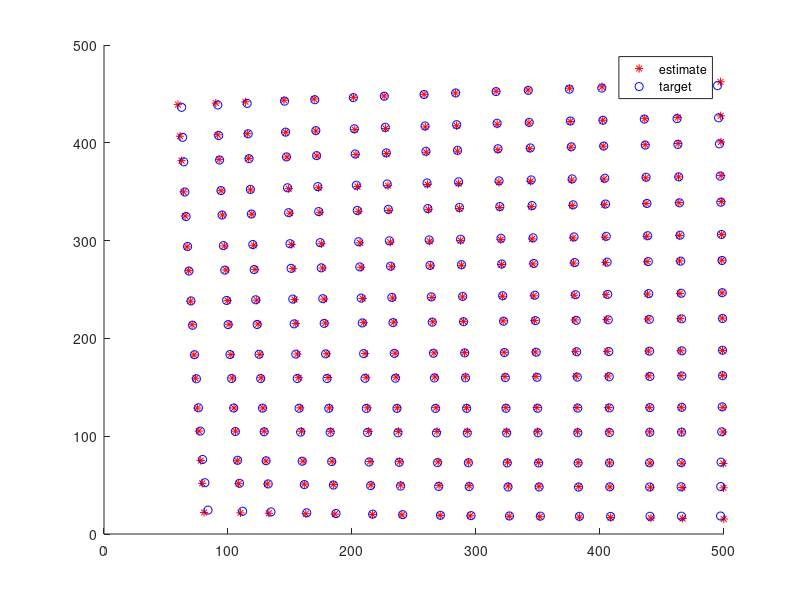
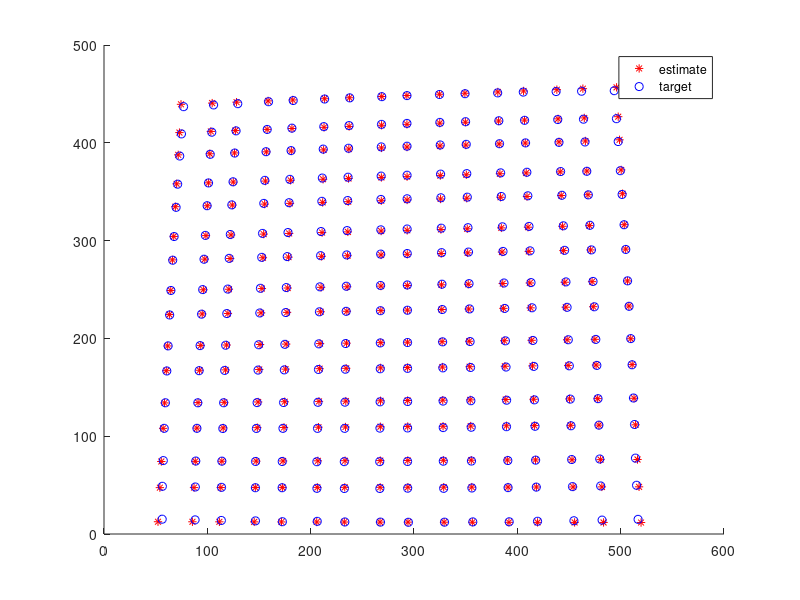
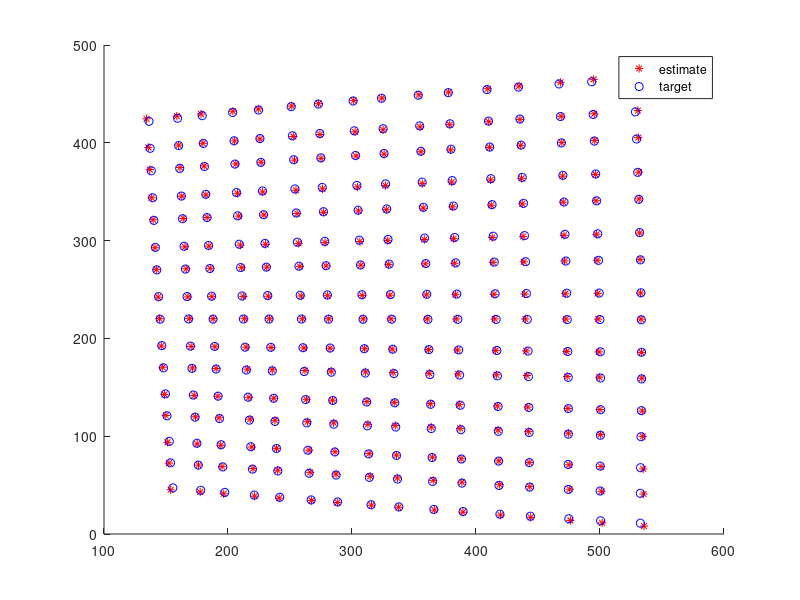
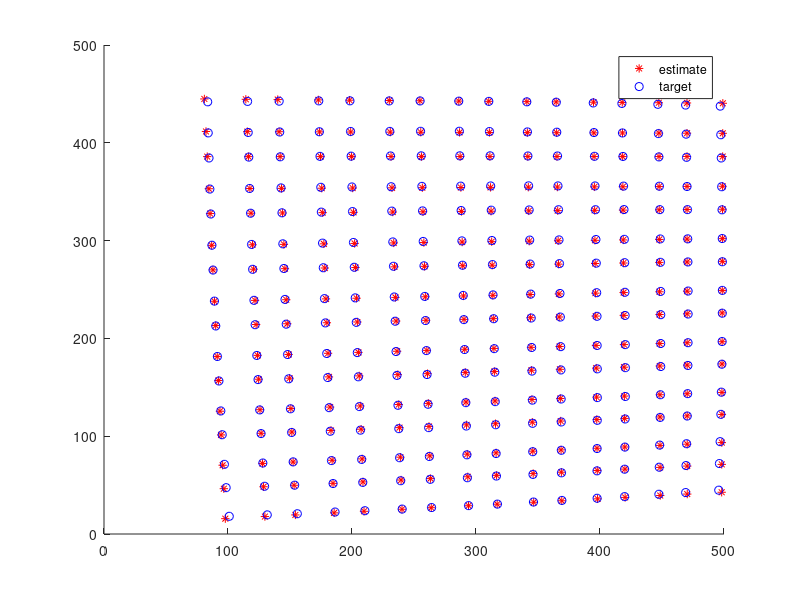

These figures' MATLAB source, in order:
clc;
clear;
close;

% x1
x1_1 = [61.2899 115.545 170.786 227.039 284.334 342.698 402.163 462.76 64.162 118.124 173.062 229 285.967 343.991 403.103 463.333 67.0009 120.674 175.311 230.937 287.581 345.269 404.032 463.9 69.8072 123.194 177.533 232.852 289.175 346.531 404.95 464.459 72.5814 125.685 179.73 234.744 290.751 347.779 405.856 465.012 75.324 128.147 181.902 236.614 292.308 349.011 406.752 465.558 78.0357 130.581 184.048 238.462 293.847 350.229 407.637 466.098 80.7169 132.988 186.17 240.289 295.368 351.433 408.511 466.631 91.6886 146.495 202.302 259.138 317.03 376.01 436.107 497.355 94.3975 148.905 204.402 260.916 318.474 377.106 436.843 497.716 97.0749 151.287 206.477 262.672 319.9 378.189 437.57 498.073 99.7214 153.641 208.528 264.408 321.31 379.259 438.288 498.425 102.337 155.968 210.555 266.124 322.702 380.316 438.997 498.773 104.924 158.268 212.558 267.819 324.078 381.361 439.697 499.116 107.481 160.542 214.538 269.495 325.438 382.393 440.39 499.456 110.009 162.789 216.495 271.151 326.782 383.413 441.074 499.791 90.1508 145.127 201.11 258.128 316.211 375.387 435.689 497.15 92.8776 147.553 203.224 259.918 317.664 376.491 436.43 497.513 95.5727 149.95 205.313 261.687 319.1 377.581 437.162 497.873 98.2365 152.32 207.377 263.434 320.519 378.659 437.885 498.227 100.87 154.662 209.418 265.161 321.921 379.723 438.599 498.578 103.473 156.977 211.434 266.868 323.306 380.775 439.304 498.924 106.046 159.266 213.427 268.555 324.675 381.814 440.001 499.265 108.59 161.528 215.397 270.222 326.028 382.841 440.69 499.603 59.6595 114.08 169.494 225.926 283.406 341.963 401.629 462.434 62.5505 116.677 171.785 227.9 285.051 343.266 402.576 463.012 65.408 119.243 174.049 229.85 286.676 344.552 403.511 463.582 68.2326 121.78 176.286 231.778 288.281 345.823 404.435 464.146 71.0248 124.287 178.498 233.682 289.867 347.079 405.348 464.702 73.7851 126.765 180.684 235.565 291.434 348.32 406.249 465.252 76.5142 129.215 182.844 237.425 292.984 349.546 407.14 465.795 79.2125 131.637 184.98 239.264 294.515 350.757 408.021 466.332];
y1_1 = [406.726 409.323 411.967 414.659 417.402 420.196 423.042 425.942 349.851 351.924 354.034 356.183 358.371 360.6 362.87 365.184 293.634 295.195 296.783 298.401 300.048 301.725 303.433 305.174 238.064 239.124 240.203 241.301 242.419 243.558 244.717 245.899 183.128 183.699 184.28 184.871 185.473 186.085 186.71 187.345 128.818 128.91 129.004 129.1 129.197 129.297 129.398 129.501 75.1201 74.7451 74.3636 73.9753 73.5801 73.1777 72.7681 72.3509 22.0259 21.194 20.3477 19.4864 18.6099 17.7176 16.8093 15.8844 408.181 410.804 413.475 416.196 418.967 421.79 424.667 427.598 351.013 353.106 355.238 357.409 359.62 361.872 364.166 366.505 294.509 296.085 297.69 299.323 300.987 302.682 304.408 306.167 238.658 239.728 240.818 241.927 243.057 244.207 245.379 246.573 183.448 184.024 184.611 185.208 185.816 186.435 187.066 187.708 128.869 128.963 129.058 129.155 129.253 129.353 129.455 129.559 74.91 74.5313 74.146 73.7539 73.3547 72.9482 72.5344 72.1129 21.5597 20.7197 19.8651 18.9953 18.1099 17.2087 16.2911 15.3566 440.634 443.561 446.541 449.577 452.669 455.819 459.03 462.302 383.087 385.477 387.911 390.389 392.914 395.485 398.106 400.776 326.211 328.077 329.977 331.911 333.881 335.887 337.932 340.015 269.994 271.348 272.726 274.128 275.557 277.012 278.494 280.004 214.425 215.278 216.146 217.03 217.93 218.846 219.78 220.731 159.493 159.857 160.227 160.604 160.987 161.378 161.776 162.181 105.187 105.072 104.956 104.837 104.716 104.593 104.468 104.341 51.4948 50.9131 50.3211 49.7186 49.1053 48.481 47.8452 47.1978 439.011 441.908 444.858 447.862 450.922 454.04 457.216 460.453 381.761 384.128 386.537 388.99 391.488 394.033 396.626 399.268 325.176 327.023 328.904 330.818 332.768 334.754 336.777 338.838 269.243 270.583 271.948 273.336 274.75 276.19 277.657 279.151 213.952 214.796 215.656 216.531 217.422 218.329 219.253 220.194 159.292 159.652 160.018 160.391 160.771 161.157 161.551 161.952 105.25 105.137 105.021 104.904 104.784 104.663 104.539 104.413 51.8177 51.2416 50.6554 50.0588 49.4516 48.8335 48.2042 47.5634];

x2_1 = [63.4392 116.28 170.833 226.868 284.39 342.947 402.379 462.127 65.2312 118.035 172.4 228.376 285.96 344.495 403.846 463.492 67.4185 119.98 174.324 230.184 287.561 346.013 405.069 464.57 70.1422 122.324 176.465 232.115 289.238 347.435 406.225 465.523 72.9891 125.085 178.698 234.155 290.9 348.604 407.1 465.975 76.1671 127.841 181.256 236.234 292.459 349.692 407.613 465.958 79.5109 130.723 183.588 238.074 293.835 350.472 407.677 465.473 83.9112 134.631 187.125 240.917 295.995 351.921 408.526 465.656 92.4627 146.45 201.849 258.878 317.018 376.125 435.73 495.629 94.3018 147.987 203.502 260.485 318.576 377.551 437.175 496.969 96.2997 149.98 205.324 262.217 320.148 379.068 438.417 497.945 98.8611 152.239 207.367 263.93 321.534 380.297 439.325 498.633 101.575 154.689 209.385 265.644 322.961 381.216 439.993 498.809 104.585 157.295 211.563 267.373 324.202 382.086 440.214 498.519 107.728 159.798 213.766 268.955 325.209 382.341 439.88 497.635 111.79 163.494 216.675 271.331 326.993 383.418 440.323 497.268 91.8064 145.612 201.073 258.088 316.171 375.249 434.984 494.75 93.2351 147.133 202.567 259.6 317.741 376.881 436.511 496.294 95.2188 148.862 204.264 261.145 319.203 378.334 437.855 497.437 97.3891 150.873 206.276 262.871 320.733 379.62 438.96 498.413 100.099 153.355 208.326 264.697 322.249 380.842 439.779 498.814 102.883 155.846 210.513 266.466 323.683 381.696 440.247 498.85 105.938 158.558 212.507 268.094 324.712 382.112 440.164 498.153 109.3 161.557 215.044 269.908 325.809 382.668 440.009 497.389 62.5872 115.462 169.969 226.055 283.586 342.184 401.455 461.18 64.2779 116.976 171.43 227.642 285.096 343.808 402.987 462.789 66.2094 118.842 173.126 229.288 286.644 345.218 404.451 464.099 68.5301 121.08 175.217 231.09 288.279 346.614 405.756 465.049 71.4364 123.508 177.56 233.038 289.954 347.974 406.666 465.813 74.5438 126.32 179.855 235.039 291.561 349.192 407.454 466.014 77.7165 129.171 182.36 237.049 292.949 350.009 407.662 465.766 81.3422 132.432 185.002 239.207 294.533 350.917 407.88 465.389 ];
y2_1 = [405.577 409.179 412.46 415.866 418.526 420.869 423.039 424.698 349.691 352.385 355.221 357.918 360.103 362.03 363.761 365.138 293.997 295.997 297.934 299.789 301.408 302.862 304.396 305.554 238.369 239.496 240.622 241.934 242.957 244.169 245.032 246.178 183.323 183.746 184.176 184.679 185.183 185.891 186.578 187.312 129.063 128.693 128.484 128.402 128.45 128.567 128.872 129.548 76.1929 74.8973 74.1033 73.3163 72.8291 72.61 72.6802 72.9943 24.4496 22.6158 20.955 19.8037 18.7811 18.2613 17.9913 18.2075 407.456 410.923 414.367 417.222 419.988 422.317 424.209 425.548 351.125 354.016 356.653 358.968 361.127 363.068 364.78 365.943 294.867 296.823 298.819 300.677 302.367 303.796 304.997 306.28 238.841 240.197 241.248 242.529 243.66 244.684 245.783 246.72 183.492 183.957 184.415 184.825 185.565 186.336 186.939 187.891 128.843 128.571 128.381 128.379 128.5 128.744 129.249 130.015 75.4124 74.4415 73.5956 72.9512 72.6854 72.6288 72.813 73.4625 23.2573 21.6713 20.3041 19.1283 18.469 18.0684 18.1197 18.3853 438.658 442.559 446.179 449.416 452.371 454.835 456.889 458.475 382.382 385.583 388.578 391.314 393.938 395.917 397.648 398.904 326.153 328.578 330.855 332.796 334.835 336.581 338.004 339.25 269.817 271.627 273.104 274.631 276.09 277.514 278.555 279.658 214.107 214.87 215.817 216.633 217.591 218.489 219.439 220.345 158.956 158.97 159.193 159.568 159.905 160.414 161.12 161.909 104.786 104.184 103.752 103.403 103.334 103.527 103.965 104.468 51.8929 50.4998 49.4601 48.5873 48.0995 47.9526 48.0637 48.5248 436.288 440.29 444.042 447.651 450.939 453.617 455.97 457.662 380.542 383.784 386.884 389.682 392.338 394.745 396.672 398.343 324.602 327.201 329.671 331.948 333.972 335.843 337.406 338.632 268.85 270.379 272.157 273.811 275.394 276.631 278.036 279.012 213.408 214.245 215.388 216.134 217.065 218.147 219.011 219.982 158.749 158.922 158.935 159.285 159.711 160.227 160.762 161.503 105.205 104.504 103.983 103.499 103.309 103.49 103.738 104.183 52.4458 51.2122 50.0213 48.9979 48.4575 48.0476 48.2069 48.3074 ];

% x2
x1_2 = [73.0095 127.15 181.884 237.22 293.169 349.739 406.944 464.792 70.2755 125.109 180.55 236.609 293.298 350.625 408.602 467.241 67.4696 123.013 179.18 235.982 293.43 351.534 410.306 469.758 64.5889 120.861 177.773 235.338 293.566 352.468 412.057 472.344 61.6303 118.65 176.328 234.676 293.706 353.428 413.857 475.004 58.5906 116.379 174.843 233.996 293.849 354.415 415.708 477.739 55.4664 114.044 173.316 233.296 293.997 355.431 417.612 480.554 52.2542 111.642 171.746 232.577 294.149 356.476 419.572 483.451 103.391 157.865 212.936 268.615 324.913 381.838 439.403 497.618 101.045 156.219 212.007 268.419 325.465 383.156 441.504 500.52 98.6364 154.529 211.053 268.216 326.032 384.51 443.663 503.502 96.1635 152.795 210.073 268.009 326.615 385.901 445.882 506.568 93.6236 151.012 209.066 267.796 327.214 387.331 448.163 509.719 91.0138 149.181 208.031 267.576 327.829 388.802 450.508 512.961 88.3312 147.298 206.967 267.351 328.463 390.315 452.922 516.298 85.5728 145.362 205.873 267.119 329.114 391.872 455.406 519.733 104.685 158.772 213.448 268.724 324.608 381.112 438.246 496.019 102.372 157.15 212.532 268.53 325.153 382.41 440.316 498.878 99.999 155.485 211.592 268.331 325.711 383.744 442.442 501.815 97.5626 153.776 210.627 268.126 326.285 385.114 444.626 504.833 95.0607 152.021 209.636 267.916 326.875 386.522 446.872 507.936 92.4906 150.217 208.617 267.7 327.481 387.97 449.181 511.126 89.8493 148.364 207.569 267.479 328.104 389.458 451.556 514.409 87.134 146.458 206.492 267.25 328.745 390.99 454 517.788 74.5167 128.276 182.62 237.557 293.098 349.252 406.03 463.442 71.822 126.264 181.305 236.955 293.225 350.124 407.664 465.855 69.057 124.198 179.955 236.337 293.355 351.019 409.342 468.334 66.2187 122.078 178.569 235.703 293.489 351.939 411.066 470.881 63.3043 119.901 177.146 235.051 293.627 352.885 412.838 473.499 60.3106 117.664 175.684 234.381 293.768 353.856 414.66 476.191 57.2344 115.365 174.18 233.692 293.913 354.856 416.534 478.96 54.0721 113.001 172.634 232.984 294.063 355.884 418.462 481.811 ];
y1_2 = [410.454 412.526 414.621 416.739 418.88 421.045 423.235 425.449 358.041 359.851 361.682 363.532 365.404 367.296 369.21 371.146 304.249 305.782 307.333 308.901 310.488 312.092 313.715 315.356 249.021 250.263 251.518 252.788 254.073 255.372 256.687 258.017 192.301 193.234 194.177 195.132 196.097 197.074 198.063 199.063 134.027 134.633 135.247 135.868 136.496 137.132 137.775 138.426 74.1329 74.3945 74.6593 74.9272 75.1984 75.4728 75.7506 76.0317 12.5512 12.4481 12.3438 12.2382 12.1313 12.0231 11.9136 11.8027 411.617 413.702 415.809 417.94 420.095 422.274 424.477 426.705 359.057 360.878 362.72 364.582 366.466 368.37 370.296 372.245 305.109 306.652 308.213 309.791 311.388 313.002 314.636 316.288 249.718 250.967 252.231 253.509 254.802 256.11 257.433 258.772 192.824 193.763 194.713 195.674 196.646 197.629 198.624 199.631 134.367 134.978 135.595 136.22 136.853 137.493 138.14 138.796 74.2797 74.5431 74.8096 75.0794 75.3523 75.6286 75.9083 76.1914 12.4934 12.3896 12.2846 12.1782 12.0706 11.9617 11.8514 11.7397 440.592 442.819 445.07 447.345 449.646 451.973 454.325 456.704 388.789 390.761 392.754 394.769 396.807 398.867 400.951 403.059 335.629 337.33 339.051 340.791 342.551 344.33 346.13 347.951 281.057 282.473 283.906 285.355 286.821 288.303 289.803 291.32 225.015 226.131 227.259 228.401 229.556 230.724 231.906 233.102 167.446 168.243 169.05 169.866 170.692 171.528 172.373 173.229 108.283 108.744 109.211 109.683 110.161 110.644 111.133 111.629 47.4614 47.5667 47.6732 47.7811 47.8903 48.0007 48.1126 48.2258 439.35 441.563 443.8 446.062 448.349 450.661 452.999 455.362 387.69 389.649 391.63 393.633 395.658 397.705 399.776 401.87 334.68 336.371 338.081 339.81 341.558 343.327 345.115 346.924 280.267 281.674 283.098 284.538 285.994 287.467 288.957 290.464 224.393 225.502 226.623 227.757 228.904 230.065 231.239 232.427 167.001 167.794 168.595 169.406 170.226 171.056 171.896 172.746 108.026 108.484 108.948 109.417 109.891 110.371 110.857 111.349 47.4027 47.5073 47.6131 47.7203 47.8287 47.9384 48.0495 48.1619 ];

x2_2 = [74.9517 127.823 181.843 237.121 293.188 349.919 406.998 464.004 71.2951 124.859 179.863 236.167 293.277 351.082 409.237 467.225 67.8699 122.243 178.052 235.252 293.342 352.245 411.288 470.258 64.7556 119.766 176.43 234.507 293.51 353.262 413.247 473.265 62.0589 117.734 175.037 233.844 293.735 354.299 415.077 475.94 59.4217 115.774 173.788 233.178 293.839 355.045 416.527 478.095 57.3816 114.07 172.486 232.54 293.775 355.603 417.71 479.762 56.319 113.577 172.64 233.092 294.595 356.913 419.551 481.996 104.313 157.947 212.701 268.558 325.018 382.123 439.096 495.92 101.133 155.62 211.283 268.194 325.723 383.848 441.876 499.696 98.1289 153.426 210.043 267.9 326.411 385.521 444.548 503.271 95.4873 151.407 208.959 267.595 327.061 387.107 447.069 506.678 92.9736 149.694 207.89 267.378 327.697 388.485 449.331 509.757 90.7956 148.159 207.058 267.18 328.136 389.64 451.248 512.394 88.8335 146.693 205.981 266.811 328.325 390.8 452.563 514.335 88.168 146.579 206.367 267.552 329.523 392.119 454.741 516.844 106.06 159.231 213.471 268.815 324.677 380.976 437.518 493.781 102.809 156.784 212.125 268.304 325.372 382.761 440.32 497.602 99.7782 154.625 210.807 267.981 325.994 384.501 443.133 501.381 96.7785 152.625 209.616 267.756 326.711 386.155 445.736 504.932 94.424 150.775 208.482 267.544 327.389 387.794 448.154 508.153 92.0439 149.078 207.55 267.347 327.935 389.078 450.318 511.047 89.9304 147.499 206.657 267.019 328.272 389.505 451.958 513.429 88.3746 146.519 206.039 266.953 328.728 391.034 453.389 515.387 77.0043 129.464 183.115 237.808 293.213 349.402 405.728 462.171 73.3057 126.517 181.019 236.647 293.246 350.574 407.952 465.466 69.7881 123.688 179.104 235.768 293.32 351.587 410.187 468.703 66.5029 121.166 177.336 234.882 293.469 352.731 412.295 471.695 63.5324 118.828 175.884 234.338 293.65 353.8 414.248 474.506 60.7933 116.773 174.491 233.56 293.765 354.707 415.908 476.957 58.2856 114.978 173.179 232.911 293.77 355.378 417.129 478.927 56.4811 113.717 172.362 232.606 293.896 356.033 418.346 480.634 ];
y2_2 = [409.093 412.204 414.988 417.618 419.837 421.593 422.985 424.133 357.694 360.147 362.631 364.813 366.852 368.494 369.895 370.861 304.159 306.276 308.273 310.251 311.851 313.227 314.508 315.659 249.006 250.439 251.974 253.355 254.656 256.004 257.071 258.252 192.355 193.025 193.943 194.756 195.804 196.781 197.924 198.982 134.179 134.204 134.431 134.798 135.485 136.277 137.153 138.375 75.0647 74.4859 74.132 73.9741 74.1495 74.5816 75.505 76.6874 15.1455 13.8629 12.5636 12.3185 11.9979 12.3957 13.0125 14.2236 410.826 413.671 416.543 418.853 420.874 422.548 423.77 424.655 358.962 361.613 363.963 365.959 367.978 369.286 370.621 371.468 305.332 307.362 309.287 311.007 312.701 314.105 315.134 316.227 249.9 251.249 252.742 254.157 255.41 256.66 257.784 258.855 192.626 193.499 194.431 195.387 196.471 197.495 198.607 199.788 134.168 134.355 134.651 135.159 135.896 136.798 137.934 139.075 74.6155 74.1824 73.9114 73.9832 74.4418 75.1096 76.1565 77.5905 14.4568 13.4206 12.938 12.1707 12.1121 12.4894 13.5615 14.98 438.71 442.013 444.745 447.177 449.398 451.042 452.393 453.284 388.216 390.905 393.555 395.799 397.787 399.071 400.431 401.296 335.666 338.047 340.166 342.105 343.788 345.124 346.35 347.187 280.953 282.887 284.6 286.214 287.698 288.935 290.076 290.956 224.783 226.017 227.197 228.322 229.529 230.658 231.784 232.812 166.993 167.602 168.243 168.948 169.865 170.713 171.951 173.038 108.047 107.939 108.023 108.252 108.788 109.724 110.67 111.98 48.0712 47.3178 46.6926 46.5346 46.6848 47.4121 48.45 49.8284 436.943 439.999 443.228 445.95 448.259 450.213 451.849 452.742 386.477 389.517 392.036 394.432 396.519 398.431 399.915 400.855 334 336.53 338.767 340.98 342.769 344.411 345.824 346.756 279.94 281.851 283.648 285.354 286.798 288.29 289.537 290.482 223.94 225.383 226.453 227.701 228.811 230.145 231.308 232.314 166.692 167.287 167.809 168.494 169.37 170.281 171.382 172.381 108.057 107.871 108.024 108.029 108.415 109.156 110.138 111.297 48.7704 47.7211 47.3163 46.5345 46.8535 47.0463 47.9493 49.1228 ];

% x3
x1_3 = [135.769 179.648 225.712 274.129 325.084 378.78 435.448 495.34 138.421 182.131 228.006 276.211 326.928 380.358 436.727 496.283 141.046 184.588 230.275 278.269 328.751 381.917 437.99 497.214 143.644 187.019 232.519 280.305 330.553 383.458 439.238 498.133 146.215 189.424 234.739 282.318 332.335 384.982 440.472 499.042 148.76 191.804 236.936 284.31 334.098 386.488 441.691 499.939 151.279 194.16 239.11 286.28 335.84 387.976 442.895 500.826 153.773 196.492 241.26 288.228 337.563 389.448 444.086 501.702 160.191 205.28 252.645 302.466 354.937 410.275 468.723 530.551 162.751 207.659 254.823 304.417 356.635 411.689 469.818 531.286 165.283 210.013 256.976 306.347 358.313 413.086 470.899 532.013 167.789 212.341 259.106 308.255 359.972 414.466 471.967 532.73 170.27 214.645 261.213 310.141 361.612 415.83 473.022 533.438 172.724 216.925 263.297 312.007 363.234 417.179 474.065 534.138 175.154 219.18 265.359 313.852 364.837 418.512 475.095 534.829 177.559 221.412 267.399 315.677 366.422 419.829 476.113 535.512 158.74 203.93 251.41 301.358 353.973 409.472 468.102 530.133 161.314 206.324 253.601 303.322 355.682 410.896 469.204 530.874 163.862 208.692 255.768 305.264 357.372 412.302 470.292 531.605 166.383 211.034 257.911 307.184 359.041 413.692 471.368 532.328 168.878 213.352 260.031 309.083 360.692 415.065 472.43 533.041 171.347 215.645 262.128 310.96 362.324 416.422 473.48 533.746 173.79 217.914 264.202 312.817 363.938 417.764 474.517 534.442 176.209 220.16 266.254 314.653 365.533 419.09 475.542 535.129 134.266 178.24 224.411 272.948 324.037 377.885 434.722 494.805 136.933 180.738 226.719 275.042 325.893 379.473 436.01 495.754 139.573 183.209 229.001 277.114 327.728 381.043 437.282 496.691 142.186 185.654 231.259 279.163 329.542 382.594 438.538 497.617 144.772 188.074 233.493 281.189 331.335 384.127 439.78 498.532 147.331 190.469 235.703 283.192 333.109 385.643 441.007 499.436 149.865 192.838 237.89 285.174 334.862 387.141 442.219 500.328 152.373 195.183 240.053 287.135 336.596 388.622 443.418 501.21 ];
y1_3 = [395.287 399.477 403.877 408.501 413.367 418.495 423.907 429.627 343.726 346.648 349.715 352.937 356.328 359.9 363.668 367.65 292.697 294.377 296.14 297.991 299.939 301.99 304.153 306.438 242.192 242.655 243.141 243.651 244.188 244.753 245.349 245.977 192.203 191.475 190.711 189.908 189.065 188.178 187.242 186.254 142.723 140.827 138.839 136.753 134.56 132.253 129.822 127.256 93.742 90.7029 87.5173 84.1742 80.6617 76.9667 73.0744 68.9687 45.2541 41.0949 36.7362 32.1633 27.36 22.3084 16.9888 11.3792 397.619 401.925 406.449 411.207 416.218 421.503 427.085 432.989 345.352 348.355 351.508 354.823 358.314 361.994 365.88 369.99 293.632 295.358 297.17 299.074 301.079 303.192 305.423 307.78 242.45 242.926 243.425 243.95 244.502 245.084 245.698 246.347 191.798 191.049 190.264 189.439 188.572 187.657 186.693 185.675 141.667 139.721 137.678 135.533 133.277 130.901 128.396 125.75 92.05 88.9297 85.6569 82.22 78.6066 74.8025 70.7923 66.5588 42.9383 38.6686 34.1913 29.4909 24.5502 19.3505 13.8706 8.08741 427.263 432.315 437.622 443.206 449.087 455.291 461.845 468.78 374.685 378.417 382.337 386.46 390.802 395.38 400.215 405.329 322.658 325.098 327.661 330.355 333.192 336.182 339.339 342.677 271.174 272.35 273.584 274.881 276.246 277.685 279.204 280.809 220.225 220.162 220.096 220.027 219.954 219.877 219.796 219.71 169.802 168.527 167.188 165.782 164.303 162.745 161.102 159.367 119.897 117.434 114.85 112.136 109.282 106.278 103.11 99.7645 70.5018 66.8757 63.0728 59.0797 54.8819 50.4633 45.8058 40.8897 424.527 429.443 434.604 440.03 445.741 451.76 458.114 464.83 372.663 376.295 380.108 384.115 388.332 392.775 397.463 402.417 321.336 323.711 326.204 328.823 331.578 334.481 337.542 340.776 270.537 271.682 272.882 274.143 275.47 276.866 278.339 279.895 220.259 220.198 220.134 220.066 219.995 219.92 219.842 219.759 170.494 169.252 167.949 166.582 165.144 163.632 162.037 160.355 121.233 118.834 116.319 113.679 110.906 107.987 104.913 101.669 72.4683 68.9364 65.2344 61.35 57.2693 52.977 48.4562 43.6881 ];

x2_3 = [137.228 180.169 225.751 274.064 325.083 378.984 435.367 494.467 139.231 182.096 227.772 276.006 327.098 380.803 437.316 496.526 141.469 184.3 229.831 278.015 329.06 382.757 439.108 498.203 144.027 186.77 231.984 280.154 331.012 384.496 440.686 499.38 146.62 189.2 234.48 282.405 332.873 386.045 441.989 500.288 149.544 192.027 236.826 284.466 334.506 387.369 442.624 500.517 152.694 194.469 239.1 286.173 335.896 388.299 443.047 500.151 155.544 197.385 241.707 288.402 337.765 389.582 443.874 500.497 160.188 204.863 251.928 301.846 354.564 410.06 468.097 528.541 162.406 206.842 253.965 303.935 356.56 411.97 470.053 530.378 164.581 209.064 255.991 305.957 358.546 413.893 471.75 531.929 166.969 211.279 258.21 307.966 360.319 415.41 473.107 533.014 169.668 213.742 260.439 309.926 362.027 416.802 474.018 533.494 172.075 216.181 262.579 311.816 363.474 417.819 474.538 533.358 174.913 218.329 264.4 313.364 364.574 418.207 474.339 532.651 177.977 221.212 267.026 315.325 366.004 419.279 474.849 532.564 159.347 203.727 250.965 300.856 353.402 408.851 466.95 527.473 161.044 205.564 252.956 302.828 355.525 411.034 468.853 529.476 163.328 207.724 255.062 304.89 357.595 412.954 470.999 531.273 165.68 210.115 257.187 306.869 359.465 414.721 472.497 532.62 168.141 212.413 259.221 308.855 361.232 416.266 473.589 533.333 170.908 214.737 261.469 310.684 362.798 417.283 474.38 533.57 173.443 217.254 263.546 312.406 363.908 418.011 474.492 533.064 176.01 219.697 265.411 314.005 364.996 418.527 474.418 532.477 136.299 179.185 224.628 272.847 323.786 377.667 434.201 493.312 138.126 181.016 226.477 274.887 325.834 379.821 436.438 495.427 140.211 183.103 228.667 277 328.015 381.792 438.325 497.289 142.58 185.39 230.94 279.082 330.015 383.667 439.995 498.828 145.297 187.951 233.099 281.113 331.963 385.379 441.353 499.951 147.982 190.396 235.678 283.342 333.789 386.795 442.315 500.417 150.786 193.18 237.871 285.348 335.293 387.818 442.863 500.311 153.619 195.794 240.194 287.191 336.705 388.675 443.24 500.07 ];
y2_3 = [394.363 399.381 404.363 409.508 414.417 419.444 424.311 428.933 343.829 347.343 350.76 354.344 358.003 361.386 364.684 368.109 293.074 295.096 297.154 299.264 301.176 303.244 305.093 306.955 242.672 243.145 243.85 244.455 244.851 245.328 245.91 246.371 192.636 191.814 190.887 190.166 188.973 188.211 187.079 186.294 143.24 140.953 138.814 136.549 134.129 131.661 129.35 127.098 94.7614 91.275 87.4449 83.8751 80.3069 76.6533 72.9893 69.4875 47.1773 42.5632 37.5937 32.7789 27.7404 22.9579 18.1718 13.5072 397.097 402.063 407.18 412.272 417.326 422.204 426.891 431.579 345.564 349.116 352.824 356.429 359.786 363.323 366.765 369.805 294.203 296.296 298.359 300.513 302.591 304.506 306.425 308.204 242.799 243.389 244.095 244.674 245.116 245.684 246.234 246.646 192.142 191.048 190.476 189.456 188.554 187.614 186.643 185.846 142.127 139.895 137.444 135.003 132.614 130.372 128.222 126.129 92.7821 89.2289 85.6727 81.9109 78.1577 74.5066 71.1469 67.7946 44.7217 39.7847 34.8735 29.9501 25.1519 20.2393 15.5822 11.0254 425.129 431.017 436.942 442.761 448.654 454.385 460.165 465.599 373.789 378.23 382.689 387.032 391.347 395.677 399.863 403.868 322.421 325.315 328.285 331.087 334.084 336.79 339.442 342.212 270.862 272.422 273.856 275.102 276.525 278.06 279.1 280.3 219.876 219.807 219.782 219.553 219.432 219.391 219.23 219.01 169.347 167.693 166.119 164.549 163.063 161.676 160.183 158.584 119.435 116.403 113.622 110.581 107.807 105.008 102.11 99.4633 70.4542 66.3055 62.1077 57.907 53.7088 49.6403 45.5978 41.6226 421.958 427.736 433.545 439.603 445.541 451.268 456.944 462.417 371.377 375.716 380.011 384.577 389.067 393.444 397.641 401.718 320.658 323.575 326.465 329.541 332.356 335.385 338.116 340.691 270.013 271.453 272.86 274.313 275.91 277.225 278.465 279.83 219.636 219.689 219.745 219.643 219.608 219.516 219.445 219.266 169.899 168.664 166.805 165.413 164.008 162.51 160.962 159.522 120.832 118.062 115.096 112.282 109.386 106.631 103.791 100.968 72.771 68.5862 64.4518 60.2501 56.1895 51.9979 47.9669 43.9859 ];

% x4
x1_4 = [82.2447 141.218 198.944 255.46 310.805 365.014 418.124 470.165 84.5504 143.157 200.531 256.71 311.731 365.629 418.44 470.194 86.8293 145.074 202.1 257.946 312.646 366.237 418.752 470.223 89.0817 146.969 203.652 259.167 313.552 366.838 419.061 470.251 91.3081 148.842 205.186 260.376 314.447 367.433 419.367 470.279 93.5091 150.694 206.702 261.57 315.332 368.021 419.669 470.307 95.6849 152.525 208.202 262.752 316.208 368.603 419.969 470.335 97.8362 154.335 209.685 263.92 317.074 369.178 420.265 470.362 115.573 173.84 230.88 286.733 341.436 395.022 447.526 498.981 117.671 175.579 232.276 287.799 342.185 395.467 447.679 498.854 119.744 177.299 233.656 288.853 342.926 395.907 447.831 498.728 121.794 178.999 235.02 289.895 343.659 396.343 447.981 498.603 123.82 180.679 236.37 290.926 344.383 396.773 448.129 498.48 125.822 182.341 237.704 291.945 345.1 397.199 448.276 498.358 127.803 183.984 239.023 292.953 345.809 397.621 448.421 498.237 129.76 185.609 240.327 293.95 346.51 398.038 448.564 498.118 114.382 172.852 230.088 286.129 341.01 394.769 447.439 499.054 116.494 174.603 231.493 287.201 341.764 395.217 447.593 498.926 118.581 176.334 232.882 288.262 342.51 395.66 447.746 498.799 120.644 178.045 234.255 289.311 343.247 396.098 447.897 498.673 122.683 179.736 235.613 290.348 343.977 396.532 448.046 498.549 124.699 181.409 236.955 291.373 344.698 396.96 448.193 498.427 126.691 183.062 238.282 292.388 345.411 397.384 448.339 498.305 128.662 184.697 239.595 293.391 346.117 397.804 448.484 498.185 80.9358 140.117 198.043 254.751 310.28 364.666 417.944 470.149 83.2568 142.069 199.64 256.009 311.212 365.284 418.262 470.178 85.5507 143.999 201.22 257.252 312.133 365.896 418.577 470.207 87.8179 145.906 202.781 258.482 313.044 366.501 418.888 470.235 90.0589 147.791 204.325 259.698 313.945 367.099 419.195 470.264 92.2742 149.655 205.851 260.9 314.836 367.691 419.5 470.292 94.4641 151.497 207.36 262.089 315.717 368.276 419.801 470.319 96.6291 153.319 208.853 263.265 316.588 368.855 420.099 470.347 ];
y1_4 = [411.589 411.323 411.062 410.807 410.557 410.312 410.072 409.837 353.041 353.399 353.749 354.092 354.428 354.757 355.079 355.395 295.176 296.143 297.09 298.018 298.927 299.817 300.689 301.544 237.981 239.544 241.075 242.574 244.042 245.481 246.891 248.273 181.445 183.59 185.691 187.749 189.765 191.74 193.676 195.575 125.558 128.272 130.929 133.533 136.084 138.585 141.036 143.439 70.3067 73.576 76.7784 79.916 82.9907 86.0044 88.9588 91.8558 15.6814 19.4937 23.2284 26.8879 30.4745 33.9902 37.4373 40.8176 411.439 411.176 410.918 410.666 410.419 410.177 409.94 409.707 353.243 353.597 353.943 354.282 354.614 354.939 355.258 355.57 295.722 296.678 297.615 298.531 299.429 300.31 301.172 302.017 238.864 240.409 241.922 243.403 244.855 246.278 247.672 249.039 182.657 184.777 186.854 188.888 190.881 192.834 194.749 196.626 127.091 129.773 132.401 134.975 137.497 139.969 142.393 144.77 72.154 75.3855 78.5512 81.6532 84.6933 87.6734 90.5953 93.4607 17.8355 21.6038 25.296 28.9142 32.4607 35.9375 39.3468 42.6905 444.474 443.858 443.255 442.664 442.085 441.519 440.964 440.419 385.895 385.903 385.911 385.919 385.927 385.935 385.942 385.95 327.996 328.614 329.22 329.814 330.395 330.964 331.523 332.07 270.766 271.981 273.171 274.337 275.479 276.598 277.694 278.769 214.194 215.992 217.753 219.478 221.168 222.824 224.448 226.039 158.269 160.637 162.956 165.227 167.454 169.635 171.774 173.871 102.979 105.903 108.768 111.574 114.325 117.02 119.663 122.255 48.3141 51.782 55.1795 58.5087 61.7718 64.9706 68.107 71.1829 444.827 444.203 443.593 442.995 442.409 441.836 441.274 440.724 385.89 385.898 385.907 385.915 385.923 385.931 385.938 385.946 327.642 328.268 328.881 329.481 330.069 330.646 331.21 331.763 270.071 271.301 272.505 273.684 274.839 275.971 277.08 278.167 213.166 214.985 216.767 218.512 220.222 221.897 223.538 225.148 156.916 159.311 161.657 163.955 166.207 168.413 170.576 172.697 101.308 104.266 107.164 110.003 112.784 115.511 118.183 120.804 46.3317 49.8401 53.2769 56.6443 59.9444 63.179 66.3503 69.46 ];

x2_4 = [84.0444 141.727 198.842 255.29 310.856 365.142 418.123 469.447 85.3795 142.753 199.95 256.342 311.849 366.125 418.995 470.199 87.0408 144.219 201.177 257.428 312.818 366.942 419.644 470.768 89.0617 145.964 202.599 258.669 313.739 367.723 420.113 471.058 91.4502 148.046 204.282 259.992 314.742 368.304 420.402 471.024 94.2211 150.383 206.026 261.32 315.513 368.672 420.437 470.691 97.0928 152.533 207.789 262.389 316.227 368.834 420.065 469.81 101.01 155.896 210.398 264.165 317.293 369.276 419.854 469.082 116.3 173.67 230.482 286.571 341.454 395.118 447.123 497.406 117.437 174.821 231.562 287.634 342.44 395.975 447.892 498.117 119.007 176.239 232.916 288.632 343.315 396.719 448.573 498.592 120.924 177.804 234.07 289.692 344.144 397.328 448.877 498.695 123.208 179.631 235.5 290.754 344.876 397.704 448.949 498.495 125.567 181.599 237.065 291.791 345.486 397.869 448.763 497.871 128.106 183.453 238.388 292.66 345.754 397.674 448.113 496.847 131.648 186.337 240.467 294.008 346.357 397.649 447.476 495.749 115.788 173.225 230.001 286.105 340.981 394.547 446.666 496.965 116.793 174.175 231.034 286.942 341.874 395.561 447.51 497.775 118.196 175.281 232.091 288.006 342.873 396.331 448.248 498.389 119.852 176.835 233.466 289.111 343.684 397.002 448.75 498.68 121.873 178.553 234.818 290.193 344.524 397.604 448.999 498.627 124.213 180.445 236.279 291.282 345.138 397.832 448.966 498.296 126.654 182.493 237.739 292.195 345.672 397.795 448.518 497.455 129.501 184.732 239.252 293.049 345.933 397.577 447.773 496.307 83.6301 141.255 198.359 254.925 310.328 364.758 417.644 469.04 84.6936 142.141 199.298 255.816 311.372 365.732 418.517 469.801 86.1258 143.515 200.431 256.917 312.303 366.552 419.358 470.563 87.9429 145.06 201.825 258.044 313.3 367.322 419.902 470.919 90.1498 146.942 203.449 259.276 314.258 368.019 420.264 471.081 92.6997 149.01 205.164 260.532 315.191 368.51 420.485 470.906 95.3381 151.326 206.807 261.819 315.881 368.744 420.285 470.358 98.5052 153.768 208.679 263.113 316.466 368.924 419.827 469.357 ];
y2_4 = [410.128 411.032 411.612 411.764 411.532 410.847 410.075 408.822 352.691 353.882 354.842 355.463 355.866 355.923 355.723 355.321 295.272 296.716 298.109 299.148 300.118 300.718 301.303 301.806 238.143 239.867 241.446 242.933 244.51 245.96 247.156 248.432 181.509 183.504 185.489 187.529 189.527 191.562 193.622 195.604 125.838 128.004 130.282 132.647 135.327 138.041 140.617 143.519 71.2429 73.7638 76.2636 79.2631 82.2546 85.5879 88.8609 92.3239 18.1034 20.72 23.8276 27.0518 30.5748 34.336 38.2331 42.382 410.564 411.301 411.663 411.818 411.131 410.496 409.408 408.229 353.307 354.502 355.094 355.702 355.983 355.892 355.631 355.065 296.097 297.427 298.639 299.714 300.535 301.129 301.698 302.118 238.938 240.676 242.377 243.956 245.293 246.738 248.034 249.101 182.569 184.565 186.563 188.617 190.716 192.758 194.772 196.818 126.886 129.177 131.608 134.293 136.849 139.468 142.384 145.056 72.5878 75.0575 77.9826 80.9613 84.1525 87.3825 90.9222 94.4452 19.554 22.4803 25.4962 29.014 32.7111 36.5507 40.6491 44.8246 442.333 442.875 442.815 442.58 441.902 440.752 439.347 437.493 385.378 386.137 386.568 386.699 386.544 386.207 385.582 384.487 328.015 329.134 330.157 330.775 331.34 331.602 331.658 331.49 270.658 272.235 273.766 274.818 276.01 276.948 277.823 278.387 213.999 215.832 217.566 219.208 220.856 222.596 224.248 225.765 157.899 159.973 162.157 164.381 166.565 168.851 171.236 173.598 102.687 105.049 107.716 110.407 113.16 116.239 119.177 122.368 48.81 51.6039 54.4685 57.5272 60.9174 64.5726 68.3185 72.0372 441.912 442.565 442.922 442.812 442.372 441.49 440.248 438.573 384.484 385.68 386.35 386.666 386.714 386.558 386.044 385.142 327.177 328.43 329.698 330.393 331.121 331.581 331.749 331.674 269.877 271.491 272.746 274.243 275.507 276.465 277.417 278.175 212.709 214.536 216.418 218.267 220.116 221.834 223.456 224.933 156.463 158.676 160.732 163.056 165.45 167.741 170.069 172.321 101.5 103.815 106.167 108.76 111.713 114.561 117.612 120.63 47.3828 49.9271 52.7698 55.8901 59.2496 62.5592 66.2605 69.9992 ];

% x5
x1_5 = [77.0694 127.874 177.712 226.609 274.593 321.689 367.921 413.314 86.5779 137.401 187.255 236.167 284.163 331.268 377.508 422.907 96.1283 146.97 196.84 245.765 293.773 340.888 387.135 432.539 105.721 156.581 206.466 255.405 303.424 350.548 396.802 442.211 115.356 166.233 216.134 265.086 313.116 360.248 406.51 451.924 125.033 175.928 225.844 274.809 322.849 369.99 416.257 461.676 134.753 185.666 235.596 284.573 332.623 379.772 426.046 471.469 144.517 195.446 245.391 294.38 342.44 389.596 435.876 481.302 105.768 156.025 205.33 253.711 301.193 347.799 393.556 438.486 115.287 165.562 214.882 263.276 310.768 357.383 403.147 448.082 124.848 175.14 224.475 272.881 320.383 367.007 412.777 457.716 134.451 184.759 234.109 282.527 330.04 376.671 422.447 467.391 144.096 194.421 243.785 292.214 339.737 386.376 432.158 477.105 153.784 204.125 253.502 301.943 349.475 396.121 441.908 486.859 163.514 213.871 263.261 311.714 359.254 405.907 451.7 496.654 173.287 223.659 273.063 321.526 369.075 415.735 461.532 506.489 100.431 150.678 199.975 248.349 295.824 342.426 388.179 433.106 109.927 160.192 209.504 257.891 305.377 351.987 397.747 442.679 119.465 169.747 219.074 267.473 314.97 361.589 407.355 452.292 129.044 179.343 228.685 277.096 324.603 371.23 417.003 461.944 138.666 188.981 238.337 286.76 334.277 380.912 426.691 471.636 148.329 198.661 248.031 296.466 343.992 390.634 436.419 481.367 158.035 208.383 257.766 306.213 353.748 400.398 446.187 491.139 167.784 218.148 267.544 316.001 363.545 410.202 455.996 500.951 71.7391 122.533 172.361 221.251 269.228 316.318 362.546 407.935 81.2242 132.037 181.882 230.786 278.775 325.875 372.111 417.506 90.7511 141.583 191.444 240.361 288.362 335.472 381.715 427.116 100.32 151.17 201.046 249.978 297.99 345.109 391.36 436.766 109.931 160.799 210.691 259.635 307.659 354.787 401.044 446.456 119.584 170.47 220.377 269.334 317.369 364.505 410.769 456.185 129.28 180.183 230.105 279.075 327.12 374.264 420.535 465.955 139.019 189.939 239.876 288.858 336.913 384.065 430.342 475.766 ];
y1_5 = [362.048 370.171 378.139 385.957 393.629 401.159 408.551 415.809 312.535 321.152 329.605 337.899 346.037 354.024 361.864 369.562 262.804 271.92 280.862 289.635 298.243 306.691 314.983 323.125 212.855 222.474 231.909 241.165 250.247 259.159 267.908 276.496 162.684 172.811 182.743 192.487 202.046 211.427 220.635 229.674 112.293 122.931 133.365 143.6 153.641 163.495 173.166 182.66 61.6768 72.8314 83.771 94.5015 105.029 115.359 125.497 135.449 10.8361 22.5113 33.961 45.1914 56.209 67.0194 77.6288 88.0426 366.636 374.672 382.555 390.29 397.882 405.334 412.65 419.833 317.403 325.927 334.29 342.495 350.548 358.452 366.211 373.83 267.954 276.971 285.818 294.497 303.014 311.374 319.581 327.639 218.288 227.803 237.137 246.294 255.281 264.1 272.758 281.258 168.405 178.421 188.247 197.886 207.345 216.628 225.74 234.687 118.302 128.825 139.146 149.271 159.207 168.957 178.528 187.924 67.9781 79.011 89.8322 100.448 110.864 121.085 131.118 140.967 17.4316 28.9791 40.3047 51.4146 62.315 73.0116 83.5103 93.8164 394.236 401.998 409.614 417.086 424.42 431.619 438.687 445.628 345.123 353.372 361.464 369.405 377.198 384.847 392.356 399.73 295.795 304.535 313.109 321.521 329.777 337.88 345.834 353.645 246.252 255.487 264.545 273.434 282.156 290.716 299.12 307.371 196.491 206.225 215.773 225.141 234.334 243.355 252.212 260.907 146.512 156.75 166.791 176.643 186.31 195.797 205.109 214.252 96.3127 107.058 117.597 127.937 138.082 148.038 157.81 167.404 45.8914 57.1489 68.1903 79.0216 89.649 100.078 110.314 120.363 389.804 397.65 405.348 412.9 420.312 427.586 434.728 441.739 340.413 348.751 356.931 364.957 372.832 380.562 388.149 395.599 290.805 299.64 308.306 316.809 325.152 333.34 341.378 349.269 240.978 250.314 259.471 268.455 277.27 285.92 294.412 302.748 190.932 200.773 210.425 219.894 229.184 238.301 247.25 256.035 140.666 151.016 161.167 171.125 180.895 190.482 199.892 209.13 90.1758 101.039 111.694 122.145 132.399 142.46 152.336 162.029 39.4617 50.8436 62.0057 72.9545 83.6959 94.2356 104.58 114.733 ];

x2_5 = [78.6915 128.294 177.638 226.483 274.512 321.777 368.008 413.009 87.2751 137.136 186.719 235.757 284.09 331.48 377.79 422.955 96.2272 146.327 196.077 245.302 293.705 341.272 387.614 432.854 105.77 155.907 205.748 255.014 303.525 351.161 397.525 442.675 115.555 165.724 215.581 264.847 313.28 360.92 407.275 452.433 125.5 175.75 225.548 274.817 323.221 370.742 416.958 461.942 135.595 185.624 235.34 284.469 332.833 380.192 426.349 471.225 146.816 196.408 245.617 294.344 342.297 389.365 435.317 479.968 106.283 155.945 204.892 253.427 300.981 347.791 393.291 437.594 115.145 164.854 214.191 262.904 310.675 357.565 403.236 447.662 124.219 174.184 223.636 272.568 320.493 367.454 413.176 457.574 133.863 183.783 233.364 282.299 330.257 377.304 422.958 467.319 143.653 193.71 243.159 292.096 340.191 387.014 432.706 477.032 153.581 203.722 253.2 301.999 349.921 396.822 442.331 486.461 163.558 213.465 263.004 311.658 359.388 406.207 451.591 495.626 174.612 223.98 272.85 321.22 368.653 415.13 460.368 504.212 101.643 150.958 199.911 248.224 295.729 342.322 387.864 432.085 110.173 159.809 209.053 257.604 305.317 352.097 397.72 442.074 119.145 168.976 218.395 267.138 314.971 361.899 407.677 452.02 128.503 178.352 228.001 276.854 324.765 371.729 417.539 461.97 138.231 188.155 237.743 286.702 334.575 381.668 427.351 471.723 148.075 198.107 247.657 296.53 344.444 391.356 437.021 481.292 158.022 208.089 257.547 306.294 354.201 400.973 446.509 490.619 168.318 218.139 267.216 315.789 363.541 410.215 455.596 499.574 74.0535 123.625 172.763 221.42 269.389 316.414 362.539 407.498 82.4053 132.191 181.621 230.581 278.765 326.097 372.383 417.444 91.2723 141.114 190.858 240.026 288.372 335.791 382.192 427.332 100.355 150.594 200.252 249.571 298.059 345.583 391.945 437.271 110.023 160.307 210.076 259.417 307.894 355.389 401.843 447.013 119.935 170.173 220.025 269.246 317.758 365.192 411.573 456.67 129.818 179.999 229.849 279.157 327.53 374.898 421.135 466.091 140.368 190.163 239.738 288.72 336.927 384.224 430.277 475.145 ];
y2_5 = [361.275 369.939 378.492 386.645 394.24 401.634 408.562 415.053 312.358 321.433 330.3 338.893 347.039 354.819 362.347 369.558 262.828 272.162 281.462 290.517 299.143 307.52 315.573 323.336 212.944 222.584 232.075 241.453 250.659 259.639 268.231 276.608 162.776 172.682 182.509 192.256 201.977 211.402 220.575 229.701 112.397 122.593 132.813 143.002 153.102 163.093 172.938 182.627 62.4544 72.8538 83.3743 93.9073 104.507 114.968 125.444 135.735 12.9123 23.4992 34.3102 45.3142 56.306 67.3109 78.1478 89.1071 366.189 374.834 383.126 391.056 398.666 405.564 412.389 418.663 317.424 326.513 335.165 343.511 351.597 359.264 366.568 373.375 268.185 277.485 286.558 295.4 303.908 312.147 320.004 327.602 218.324 228.013 237.427 246.65 255.79 264.479 273.107 281.434 168.226 178.196 187.989 197.759 207.291 216.693 225.894 234.792 118.16 128.356 138.569 148.782 158.777 168.737 178.514 188.07 68.2744 78.7603 89.3125 99.8795 110.495 120.984 131.297 141.501 18.8678 29.6172 40.5537 51.4727 62.4931 73.475 84.4593 95.1991 392.871 401.319 409.282 416.953 424.232 431.005 437.418 443.279 344.657 353.452 361.95 370.015 377.697 385.067 392.054 398.587 295.651 304.859 313.626 322.194 330.45 338.408 345.975 353.161 246.125 255.566 264.857 273.875 282.551 291.237 299.291 307.057 196.285 205.96 215.563 224.695 234.184 243.349 252.12 260.609 146.223 156.3 166.179 175.943 185.783 195.437 204.889 214.017 96.1827 106.488 116.793 127.031 137.326 147.526 157.575 167.305 46.4986 56.9921 67.6014 78.3434 89.0001 99.7884 110.382 120.814 387.977 396.611 404.79 412.733 420.252 427.306 433.917 440.041 339.661 348.646 357.165 365.483 373.491 381.055 388.18 394.911 290.486 299.739 308.701 317.418 325.936 334.038 341.774 349.126 240.918 250.179 259.609 268.787 277.756 286.278 294.705 302.722 190.541 200.337 210.074 219.565 229.166 238.282 247.272 255.92 140.376 150.383 160.386 170.442 180.375 190.107 199.624 208.823 90.3295 100.689 110.926 121.206 131.572 141.839 151.934 161.896 40.3747 51.017 61.5749 72.3665 83.1883 93.8135 104.561 115.055 ];

% plot
figure(1);
hold on;
plot(x1_1, y1_1, 'r*');
plot(x2_1, y2_1, 'bo');
legend('estimate', 'target');


figure(2);
hold on;
plot(x1_2, y1_2, 'r*');
plot(x2_2, y2_2, 'bo');
legend('estimate', 'target');

figure(3);
hold on;
plot(x1_3, y1_3, 'r*');
plot(x2_3, y2_3, 'bo');
legend('estimate', 'target');

figure(4);
hold on;
plot(x1_4, y1_4, 'r*');
plot(x2_4, y2_4, 'bo');
legend('estimate', 'target');

figure(5);
hold on;
plot(x1_5, y1_5, 'r*');
plot(x2_5, y2_5, 'bo');
legend('estimate', 'target');
